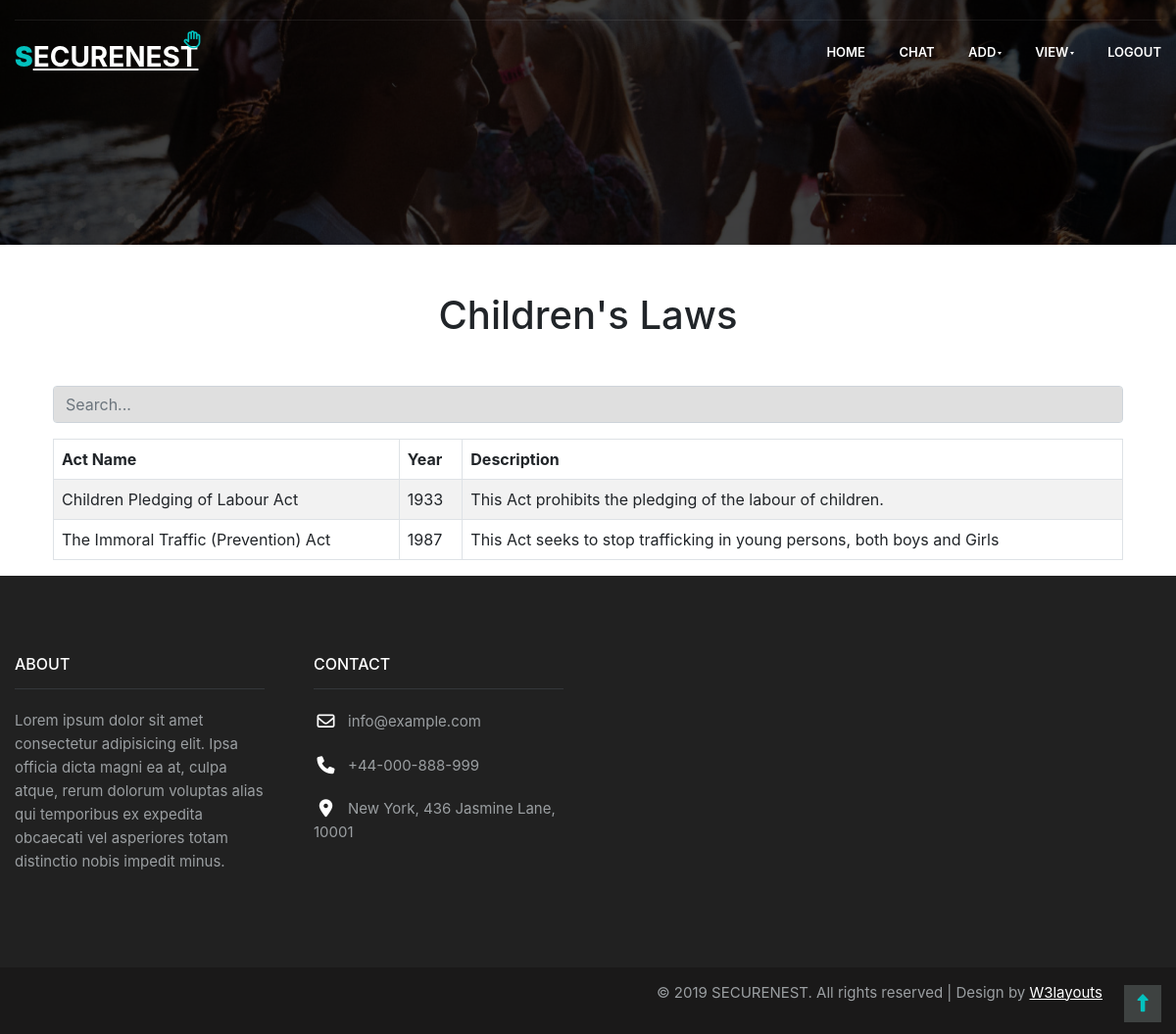
Page /viewLaws/ on the committed database.
### SecureNestApp/models.py (models this page shows, shortened)
class Laws(models.Model):
    actname = models.CharField(max_length=100)
    year = models.CharField(max_length=100)
    desc = models.CharField(max_length=300)

### SecureNestApp/views.py (the view)
# urls.py: path("viewLaws/", views.viewLaws),
def viewLaws(request):
    laws = Laws.objects.all()
    return render(request, "ADMIN/viewLaws.html", {"laws": laws})

### templates/ADMIN/viewLaws.html (shortened to what this page needs)
{% extends "ADMIN/adminBase.html" %}
{% block header %}
<link rel="stylesheet" href="https://cdn.jsdelivr.net/npm/bootstrap@5.2.3/dist/css/bootstrap.min.css"
>
<link rel="stylesheet" href="https://stackpath.bootstrapcdn.com/bootstrap/5.0.0/css/bootstrap.min.css">
<body>
    <div class="container">
        <h1 align="center" class="m-5">Children's Laws</h1>
        <input type="text" id="searchInput" class="form-control mb-3 test" placeholder="Search...">
        <table class="table table-striped table-bordered" border="1">
            <thead>
                <tr>
                    <th>Act Name</th>
                    <th>Year</th>
                    <th>Description</th>
                </tr>
            </thead>
            <tbody id="tableBody">
                {% for i in laws %}
                <tr id="row{{ forloop.counter }}">
                    <td>{{ i.actname }}</td>
                    <td>{{ i.year }}</td>
                    <td>{{ i.desc }}</td>
                </tr>
                {% endfor %}
            </tbody>
        </table>
    </div>
</body>
</html>
{% endblock %}

### templates/ADMIN/adminBase.html (style rules this page uses)
* { box-sizing: border-box; font-family: -apple-system, BlinkMacSystemFont, "Segoe UI", Roboto, Oxygen-Sans, Ubuntu, Cantarell, "Helvetica Neue", sans-serif; }

### templates/ADMIN/viewLaws.html (style rules this page uses)
.test { background-color: rgba(128, 128, 128, 0.253); }

### rows in the picture
Laws: actname "Children Pledging of Labour Act", year "1933", desc "This Act prohibits the pledging of the labour of children."
Laws: actname "The Immoral Traffic (Prevention) Act", year "1987", desc "This Act seeks to stop trafficking in young persons, both boys and Girls"
